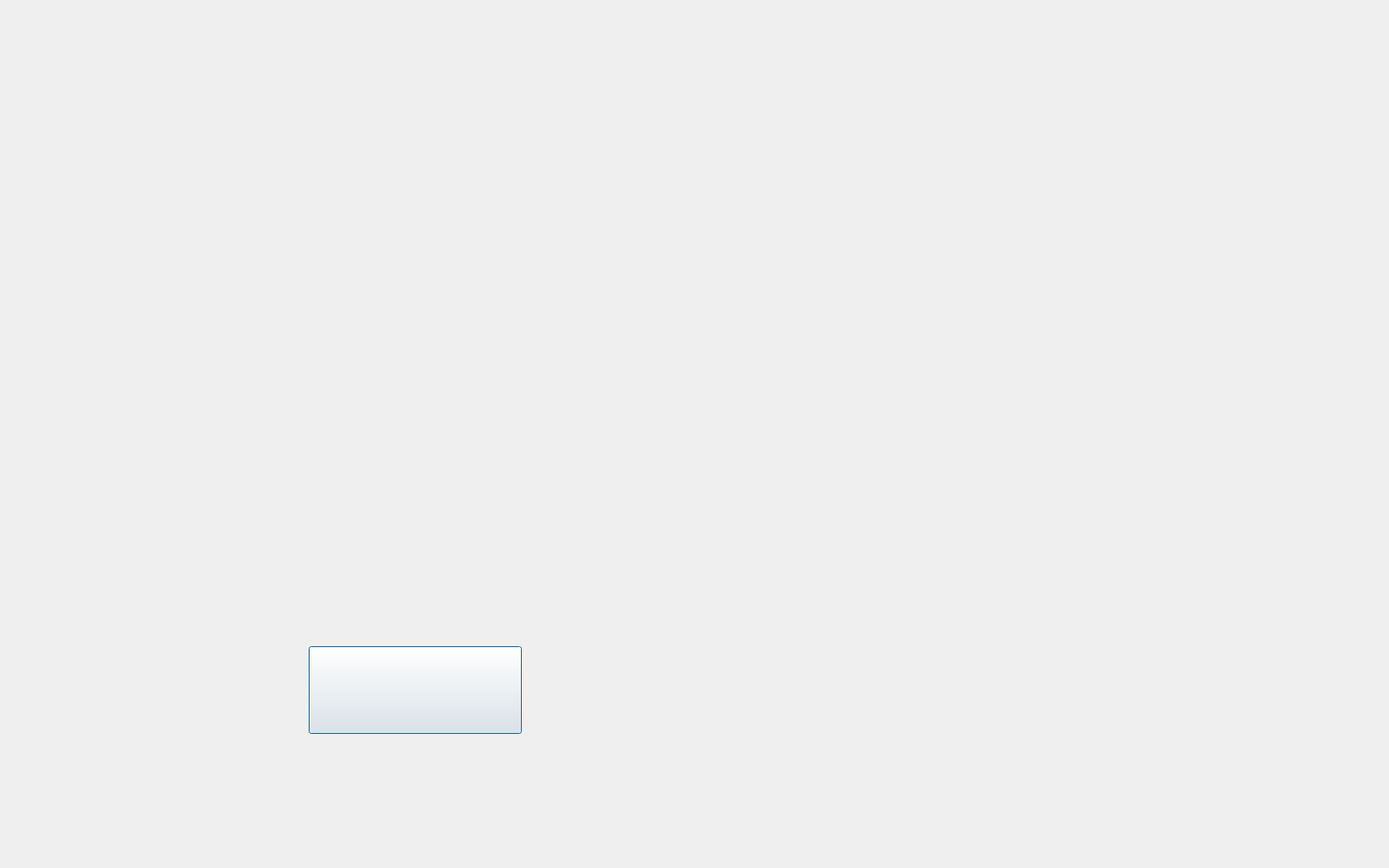
<?xml version="1.0" encoding="UTF-8"?>
<ui version="4.0">
 <class>Dialog</class>
 <widget class="QDialog" name="Dialog">
  <property name="geometry">
   <rect>
    <x>0</x>
    <y>0</y>
    <width>1440</width>
    <height>900</height>
   </rect>
  </property>
  <property name="windowTitle">
   <string>Dialog</string>
  </property>
  <property name="styleSheet">
   <string notr="true">#parentWidget { border-image: url("uis/training7bg.PNG") 0 0 0 0 stretch stretch;}</string>
  </property>
  <widget class="QPushButton" name="changepage">
   <property name="geometry">
    <rect>
     <x>320</x>
     <y>670</y>
     <width>221</width>
     <height>91</height>
    </rect>
   </property>
   <property name="minimumSize">
    <size>
     <width>221</width>
     <height>91</height>
    </size>
   </property>
   <property name="maximumSize">
    <size>
     <width>221</width>
     <height>91</height>
    </size>
   </property>
   <property name="styleSheet">
    <string notr="true">border-image: url("uis/buttonbg.png");</string>
   </property>
   <property name="text">
    <string/>
   </property>
  </widget>
 </widget>
 <resources/>
 <connections/>
</ui>
